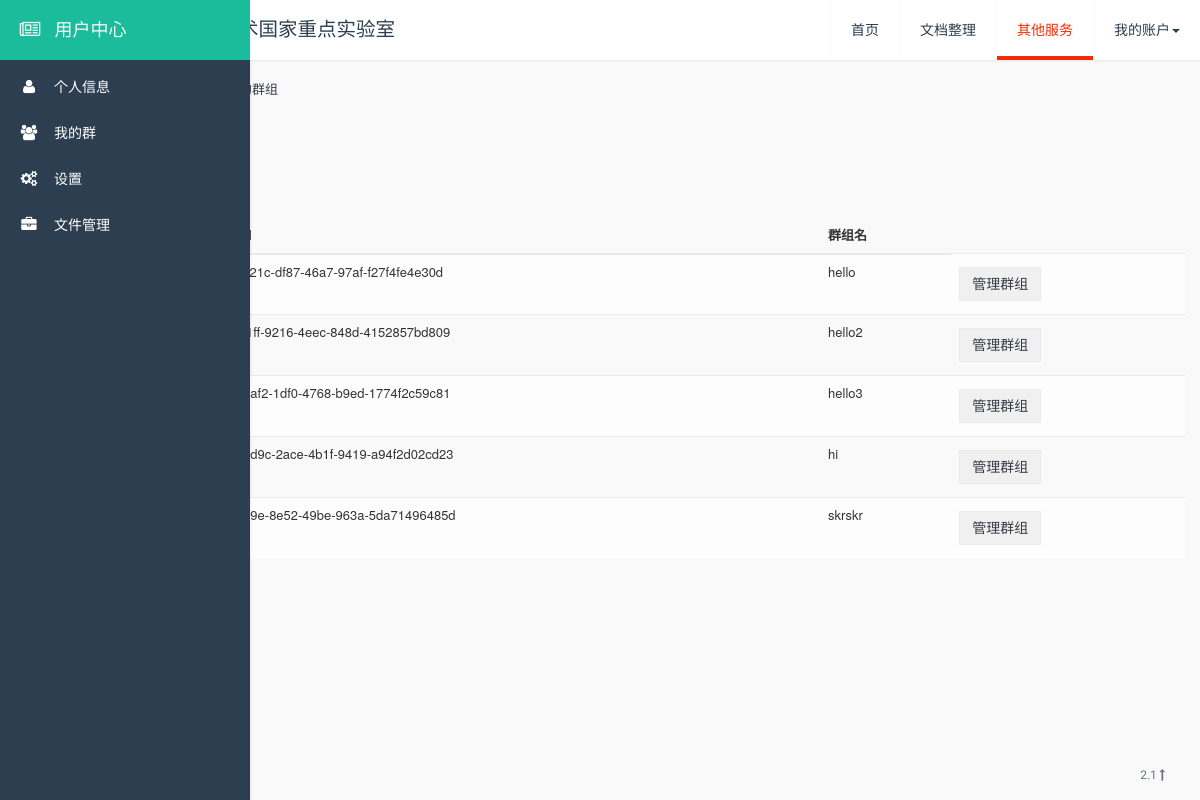
/user/group_management/ (signed in), run on the app's committed database.
### user/models.py (models this page shows, shortened)
class Group(models.Model):
    owner = models.ForeignKey(User, on_delete=models.CASCADE, related_name='group_owner')
    group_id = models.UUIDField(default=uuid.uuid4, null=False, auto_created=True, editable=False)
    group_name = models.CharField(max_length=255, default='', unique=True)

### user/views.py (the view)
@login_required(login_url='/user/login/')
def group_management(request):
    user = request.user
    groups = Group.objects.filter(owner=user)
    context = {
        'groups': groups,
        'user': user,
    }
    return render(request, 'user/group_management.html', context)

### user/templates/user/group_management.html (shortened to what this page needs)
<!DOCTYPE html>
<html lang="en">
<head>
</head>
<body>
{% extends 'user/user_base.html' %}
{% block main_body %}
    <div class="side-body">
        <ul class="nav nav-pills" style="margin-bottom: 10px;">
            <li role="presentation" class="active"><a href="{% url 'user:group_management' %}">我创建的群组</a></li>
            <li role="presentation"><a href="{% url 'user:shared_group_management' %}">我加入的群组</a ></li>
        </ul>
        <button type="button" class="btn btn-primary" data-toggle="modal" data-target="#create_group_modal">
        </button>
    <br>
    <br>
    <br>
    <br>
        <div>
            <table class="table table-striped">
                    <thead>
                    <tr>
                        <th scope="col"> 创建人 </th>
                        <th scope="col"> 群组id </th>
                        <th scope="col"> 群组名 </th>
                    </tr>
                    </thead>
                    {% for group in groups %}
                        <tr id={{  group.group_id }}>
                            <td>{{ group.owner.username }}</td>
                            <td>{{ group.group_id }}</td>
                            <td>{{ group.group_name }}</td>
                            <td>
                                <button type="button" class="btn btn-default">
                                    <a href="{% url 'user:edit_group' group.group_id %}"> 管理群组 </a>
                                </button>
                            </td>
                        </tr>
                    {% endfor %}
            </table>
        </div>
    </div>
{% endblock %}

### user/static/css/style.css (style rules this page uses)
html { height: 100%; }
body { padding-top: 0px; height: 100%; position: relative; font-size: 13px; }
* { outline: none; }
a { text-decoration: none; }
.app-container .content-container .side-body { padding-top: 70px; }
.app-container .side-body { margin-left: 75px; margin-right: 15px; -webkit-transition: all 0.25s; transition: all 0.25s; }
.btn { margin-top: 5px; margin-bottom: 5px; border-radius: 1px; border-width: 1px; font-family: 'Roboto Condensed', sans-serif; }

### user/static/css/themes/flat-green.css (style rules this page uses)
.flat-green { background-color: #F9F9F9; }
.flat-green a { color: #363c46; }
.flat-green .btn.btn-default { background-color: #F0F0F0; border-color: #EAEAEA; }
.flat-green .btn.btn-primary { background-color: #2C3E50; color: #FFF; border-color: #2C3E50; }
.flat-green .table > tbody > tr > td, .flat-green .table > tbody > tr > th, .flat-green .table > tfoot > tr > td, .flat-green .table > tfoot > tr > th { border-color: #EAEAEA; }
.flat-green .table > thead > tr > th { border-color: #EAEAEA; }
.flat-green .table.table-striped > tbody > tr:nth-of-type(odd) { background-color: #FDFDFD; }

### data on the page
Group: group_id "4c4db21c-df87-46a7-97af-f27f4fe4e30d", group_name "hello"
Group: group_id "fc0bd1ff-9216-4eec-848d-4152857bd809", group_name "hello2"
Group: group_id "00505af2-1df0-4768-b9ed-1774f2c59c81", group_name "hello3"
Group: group_id "d8e37d9c-2ace-4b1f-9419-a94f2d02cd23", group_name "hi"
Group: group_id "4f2f249e-8e52-49be-963a-5da71496485d", group_name "skrskr"
